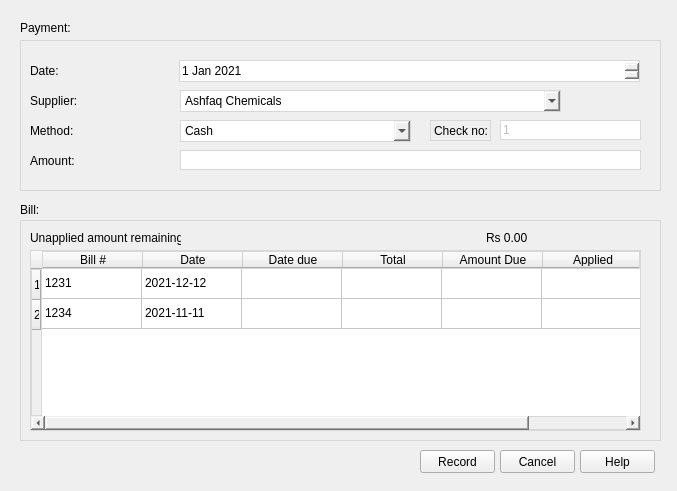
<?xml version="1.0" encoding="UTF-8"?>
<ui version="4.0">
 <class>payPurchaseOrder</class>
 <widget class="QMainWindow" name="payPurchaseOrder">
  <property name="geometry">
   <rect>
    <x>0</x>
    <y>0</y>
    <width>677</width>
    <height>491</height>
   </rect>
  </property>
  <property name="windowTitle">
   <string>Payment</string>
  </property>
  <widget class="QWidget" name="centralwidget">
   <widget class="QFrame" name="frame">
    <property name="geometry">
     <rect>
      <x>20</x>
      <y>40</y>
      <width>641</width>
      <height>151</height>
     </rect>
    </property>
    <property name="styleSheet">
     <string notr="true">border:1px solid rgb(215, 215, 215);</string>
    </property>
    <property name="frameShape">
     <enum>QFrame::StyledPanel</enum>
    </property>
    <property name="frameShadow">
     <enum>QFrame::Raised</enum>
    </property>
    <widget class="QLabel" name="label_3">
     <property name="geometry">
      <rect>
       <x>10</x>
       <y>20</y>
       <width>61</width>
       <height>21</height>
      </rect>
     </property>
     <property name="styleSheet">
      <string notr="true">border:0px;</string>
     </property>
     <property name="text">
      <string>Date:</string>
     </property>
    </widget>
    <widget class="QLabel" name="label_4">
     <property name="geometry">
      <rect>
       <x>10</x>
       <y>50</y>
       <width>61</width>
       <height>21</height>
      </rect>
     </property>
     <property name="styleSheet">
      <string notr="true">border:0px;</string>
     </property>
     <property name="text">
      <string>Supplier:</string>
     </property>
    </widget>
    <widget class="QLabel" name="label_5">
     <property name="geometry">
      <rect>
       <x>10</x>
       <y>80</y>
       <width>61</width>
       <height>21</height>
      </rect>
     </property>
     <property name="styleSheet">
      <string notr="true">border:0px;</string>
     </property>
     <property name="text">
      <string>Method:</string>
     </property>
    </widget>
    <widget class="QLabel" name="label_6">
     <property name="geometry">
      <rect>
       <x>10</x>
       <y>110</y>
       <width>61</width>
       <height>21</height>
      </rect>
     </property>
     <property name="styleSheet">
      <string notr="true">border:0px;</string>
     </property>
     <property name="text">
      <string>Amount:</string>
     </property>
    </widget>
    <widget class="QLabel" name="label_7">
     <property name="geometry">
      <rect>
       <x>410</x>
       <y>80</y>
       <width>61</width>
       <height>21</height>
      </rect>
     </property>
     <property name="text">
      <string>Check no:</string>
     </property>
    </widget>
    <widget class="QDateEdit" name="dateEdit">
     <property name="geometry">
      <rect>
       <x>159</x>
       <y>20</y>
       <width>461</width>
       <height>22</height>
      </rect>
     </property>
     <property name="dateTime">
      <datetime>
       <hour>0</hour>
       <minute>0</minute>
       <second>0</second>
       <year>2021</year>
       <month>1</month>
       <day>1</day>
      </datetime>
     </property>
    </widget>
    <widget class="QComboBox" name="supplierCombo">
     <property name="geometry">
      <rect>
       <x>160</x>
       <y>50</y>
       <width>381</width>
       <height>22</height>
      </rect>
     </property>
     <item>
      <property name="text">
       <string>Ashfaq Chemicals</string>
      </property>
     </item>
     <item>
      <property name="text">
       <string>Highlight Seeds</string>
      </property>
     </item>
    </widget>
    <widget class="QComboBox" name="methodCombo">
     <property name="geometry">
      <rect>
       <x>160</x>
       <y>80</y>
       <width>231</width>
       <height>22</height>
      </rect>
     </property>
     <item>
      <property name="text">
       <string>Cash</string>
      </property>
     </item>
     <item>
      <property name="text">
       <string>Check</string>
      </property>
     </item>
     <item>
      <property name="text">
       <string>Bank Transfer</string>
      </property>
     </item>
    </widget>
    <widget class="QLineEdit" name="amountInput">
     <property name="geometry">
      <rect>
       <x>160</x>
       <y>110</y>
       <width>461</width>
       <height>20</height>
      </rect>
     </property>
     <property name="text">
      <string/>
     </property>
     <property name="alignment">
      <set>Qt::AlignRight|Qt::AlignTrailing|Qt::AlignVCenter</set>
     </property>
    </widget>
    <widget class="QLineEdit" name="checkInput">
     <property name="enabled">
      <bool>false</bool>
     </property>
     <property name="geometry">
      <rect>
       <x>480</x>
       <y>80</y>
       <width>141</width>
       <height>20</height>
      </rect>
     </property>
     <property name="text">
      <string>1</string>
     </property>
    </widget>
    <widget class="QToolButton" name="allCustomersTool">
     <property name="geometry">
      <rect>
       <x>550</x>
       <y>50</y>
       <width>25</width>
       <height>19</height>
      </rect>
     </property>
     <property name="styleSheet">
      <string notr="true">border:0px;</string>
     </property>
     <property name="text">
      <string/>
     </property>
     <property name="icon">
      <iconset>
       <normaloff>C:/Users/MOIZ/Downloads/icons8-customer-16.png</normaloff>C:/Users/MOIZ/Downloads/icons8-customer-16.png</iconset>
     </property>
     <property name="autoRaise">
      <bool>false</bool>
     </property>
    </widget>
    <widget class="QToolButton" name="editCustomerToolBtn">
     <property name="geometry">
      <rect>
       <x>590</x>
       <y>50</y>
       <width>25</width>
       <height>19</height>
      </rect>
     </property>
     <property name="styleSheet">
      <string notr="true">border:0px;</string>
     </property>
     <property name="text">
      <string/>
     </property>
     <property name="icon">
      <iconset>
       <normaloff>C:/Users/MOIZ/Downloads/icons/pencil.png</normaloff>C:/Users/MOIZ/Downloads/icons/pencil.png</iconset>
     </property>
    </widget>
   </widget>
   <widget class="QLabel" name="label">
    <property name="geometry">
     <rect>
      <x>20</x>
      <y>20</y>
      <width>51</width>
      <height>16</height>
     </rect>
    </property>
    <property name="text">
     <string>Payment:</string>
    </property>
   </widget>
   <widget class="QFrame" name="frame_2">
    <property name="geometry">
     <rect>
      <x>20</x>
      <y>220</y>
      <width>641</width>
      <height>221</height>
     </rect>
    </property>
    <property name="styleSheet">
     <string notr="true">border:1px solid rgb(215, 215, 215);</string>
    </property>
    <property name="frameShape">
     <enum>QFrame::StyledPanel</enum>
    </property>
    <property name="frameShadow">
     <enum>QFrame::Raised</enum>
    </property>
    <widget class="QLabel" name="label_8">
     <property name="geometry">
      <rect>
       <x>10</x>
       <y>10</y>
       <width>151</width>
       <height>16</height>
      </rect>
     </property>
     <property name="styleSheet">
      <string notr="true">border:0px;</string>
     </property>
     <property name="text">
      <string>Unapplied amount remaining:</string>
     </property>
    </widget>
    <widget class="QLabel" name="unappliedAmountRemainingInput">
     <property name="geometry">
      <rect>
       <x>466</x>
       <y>10</y>
       <width>111</width>
       <height>16</height>
      </rect>
     </property>
     <property name="styleSheet">
      <string notr="true">border:0px;</string>
     </property>
     <property name="text">
      <string>Rs 0.00</string>
     </property>
    </widget>
    <widget class="QTableWidget" name="tableWidget">
     <property name="geometry">
      <rect>
       <x>10</x>
       <y>30</y>
       <width>611</width>
       <height>181</height>
      </rect>
     </property>
     <row>
      <property name="text">
       <string>1</string>
      </property>
     </row>
     <row>
      <property name="text">
       <string>2</string>
      </property>
     </row>
     <column>
      <property name="text">
       <string>Bill #</string>
      </property>
     </column>
     <column>
      <property name="text">
       <string>Date</string>
      </property>
     </column>
     <column>
      <property name="text">
       <string>Date due</string>
      </property>
     </column>
     <column>
      <property name="text">
       <string>Total</string>
      </property>
     </column>
     <column>
      <property name="text">
       <string>Amount Due</string>
      </property>
     </column>
     <column>
      <property name="text">
       <string>Applied</string>
      </property>
     </column>
     <item row="0" column="0">
      <property name="text">
       <string>1231</string>
      </property>
      <property name="flags">
       <set>ItemIsSelectable|ItemIsDragEnabled|ItemIsDropEnabled|ItemIsUserCheckable|ItemIsEnabled</set>
      </property>
     </item>
     <item row="0" column="1">
      <property name="text">
       <string>2021-12-12</string>
      </property>
      <property name="flags">
       <set>ItemIsSelectable|ItemIsDragEnabled|ItemIsDropEnabled|ItemIsUserCheckable|ItemIsEnabled</set>
      </property>
     </item>
     <item row="0" column="2">
      <property name="text">
       <string/>
      </property>
      <property name="flags">
       <set>ItemIsSelectable|ItemIsDragEnabled|ItemIsDropEnabled|ItemIsUserCheckable|ItemIsEnabled</set>
      </property>
     </item>
     <item row="0" column="3">
      <property name="flags">
       <set>ItemIsSelectable|ItemIsDragEnabled|ItemIsDropEnabled|ItemIsUserCheckable|ItemIsEnabled</set>
      </property>
     </item>
     <item row="0" column="4">
      <property name="flags">
       <set>ItemIsSelectable|ItemIsDragEnabled|ItemIsDropEnabled|ItemIsUserCheckable|ItemIsEnabled</set>
      </property>
     </item>
     <item row="0" column="5"/>
     <item row="1" column="0">
      <property name="text">
       <string>1234</string>
      </property>
      <property name="flags">
       <set>ItemIsSelectable|ItemIsDragEnabled|ItemIsDropEnabled|ItemIsUserCheckable|ItemIsEnabled</set>
      </property>
     </item>
     <item row="1" column="1">
      <property name="text">
       <string>2021-11-11</string>
      </property>
      <property name="flags">
       <set>ItemIsSelectable|ItemIsDragEnabled|ItemIsDropEnabled|ItemIsUserCheckable|ItemIsEnabled</set>
      </property>
     </item>
     <item row="1" column="2">
      <property name="flags">
       <set>ItemIsSelectable|ItemIsDragEnabled|ItemIsDropEnabled|ItemIsUserCheckable|ItemIsEnabled</set>
      </property>
     </item>
     <item row="1" column="3">
      <property name="flags">
       <set>ItemIsSelectable|ItemIsDragEnabled|ItemIsDropEnabled|ItemIsUserCheckable|ItemIsEnabled</set>
      </property>
     </item>
     <item row="1" column="4">
      <property name="flags">
       <set>ItemIsSelectable|ItemIsDragEnabled|ItemIsDropEnabled|ItemIsUserCheckable|ItemIsEnabled</set>
      </property>
     </item>
    </widget>
   </widget>
   <widget class="QLabel" name="label_2">
    <property name="geometry">
     <rect>
      <x>20</x>
      <y>200</y>
      <width>51</width>
      <height>20</height>
     </rect>
    </property>
    <property name="text">
     <string>Bill:</string>
    </property>
   </widget>
   <widget class="QPushButton" name="recordBtn">
    <property name="geometry">
     <rect>
      <x>420</x>
      <y>450</y>
      <width>75</width>
      <height>23</height>
     </rect>
    </property>
    <property name="text">
     <string>Record</string>
    </property>
   </widget>
   <widget class="QPushButton" name="cancelBtn">
    <property name="geometry">
     <rect>
      <x>500</x>
      <y>450</y>
      <width>75</width>
      <height>23</height>
     </rect>
    </property>
    <property name="text">
     <string>Cancel</string>
    </property>
   </widget>
   <widget class="QPushButton" name="helpBtn">
    <property name="geometry">
     <rect>
      <x>580</x>
      <y>450</y>
      <width>75</width>
      <height>23</height>
     </rect>
    </property>
    <property name="text">
     <string>Help</string>
    </property>
   </widget>
  </widget>
 </widget>
 <resources/>
 <connections/>
</ui>
